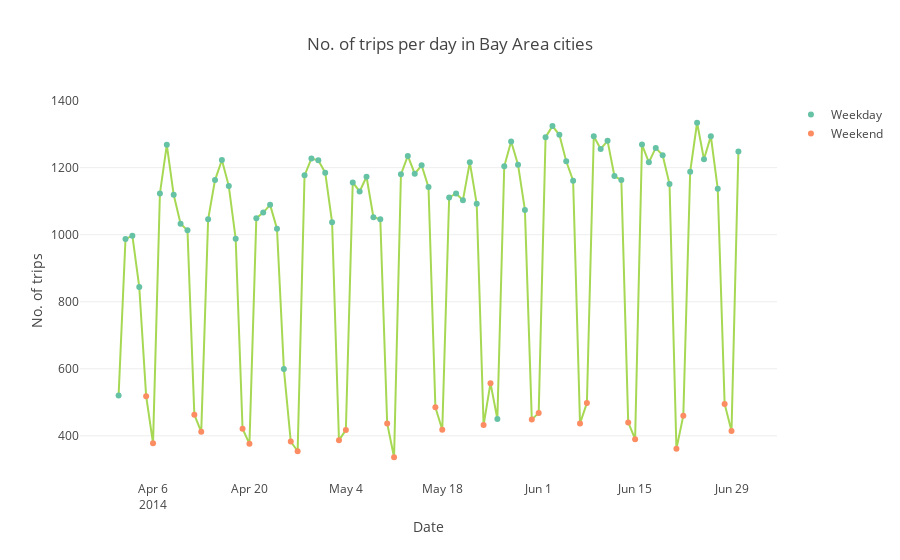

The cell this chart's notebook holds for it:
### Markdown cell above
We can see that there is a weekly, cyclic pattern to the data. In Time Series analysis, this is referred to as 'seasonality'. Let us color the markers based on the day of week to see if we can discern this pattern.

### Code cell
configure_plotly_browser_state()
trip_count_q2_2014['day_of_week']=[i.weekday() for i in trip_count_q2_2014.start_Date]

trip_count_q2_2014['is_weekend'] = (trip_count_q2_2014.day_of_week>4)*1

trace1 = go.Scatter(
    x=trip_count_q2_2014.start_Date,
    y=trip_count_q2_2014.id,
    mode='lines',
    line=dict(
        color=chosen_colors[-1]
    ),
    showlegend=False
)

data=[trace1]

trace_names=['Weekday', 'Weekend']

for i in range(2):
    data.append(
        go.Scatter(
            x=trip_count_q2_2014[trip_count_q2_2014.is_weekend==i].start_Date,
            y=trip_count_q2_2014[trip_count_q2_2014.is_weekend==i].id,
            mode='markers',
            marker=dict(
                color=chosen_colors[i]
            ),
            name=trace_names[i]
        )
    )

figure = go.Figure(data=data, layout=layout)

ply.iplot(figure)
